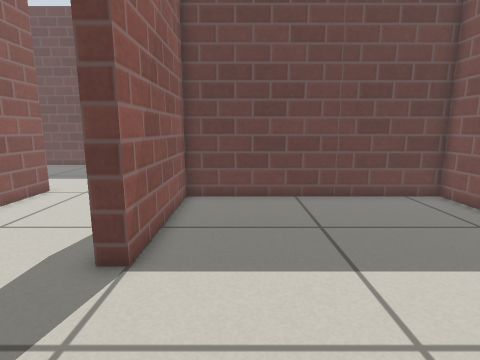
View 1 (above)

16 first-person views from a walk through a robot-simulator world made for Gazebo. The camera is 0.6 m above the floor, tilts 10° down and sees 80° across. The floor is counted in squares, 0.2 m on a side. Each view is taken from the middle of a square. On the plan, view 1 faces up. The plan holds only what a view shows up to about 20 squares ahead; the rest is blank. Gazebo's built-in surfaces are drawn with simple patterns.

View 2
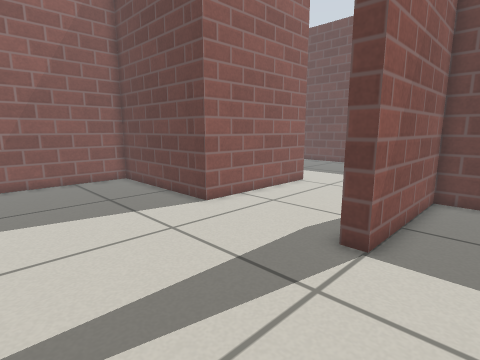

View 3
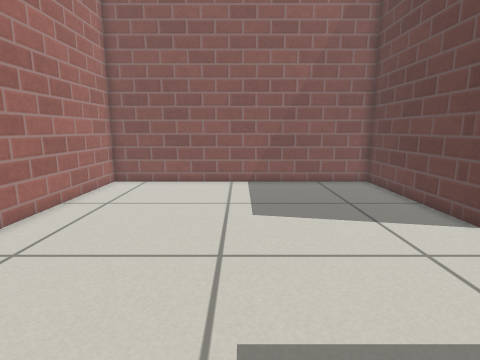

View 4
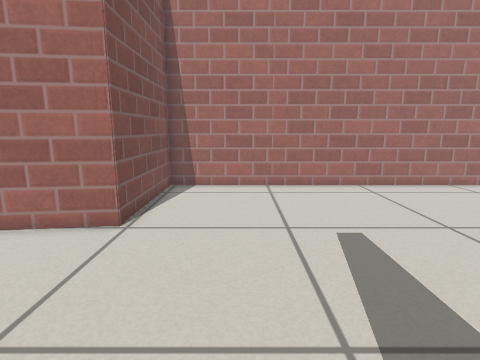

View 5
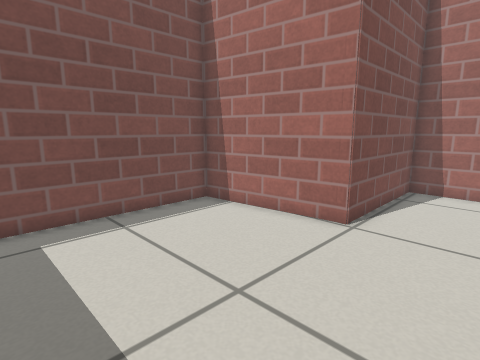

View 6
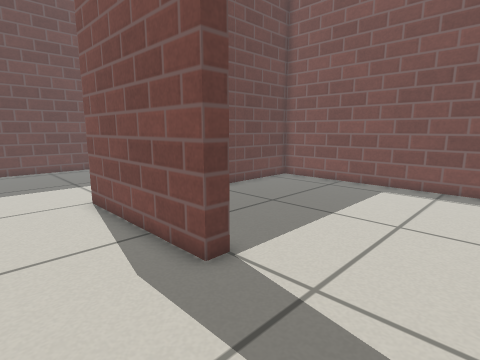

View 7
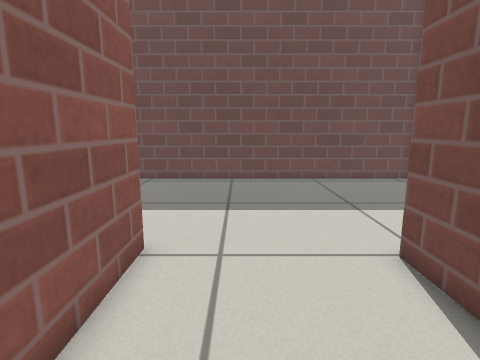

View 8
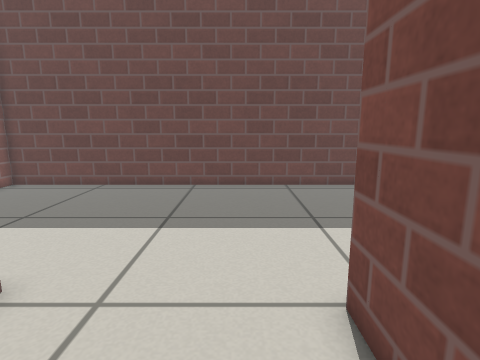

View 9
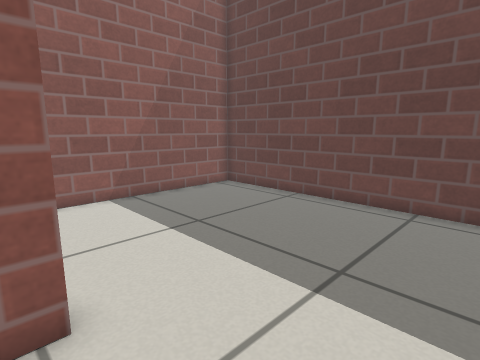

View 10
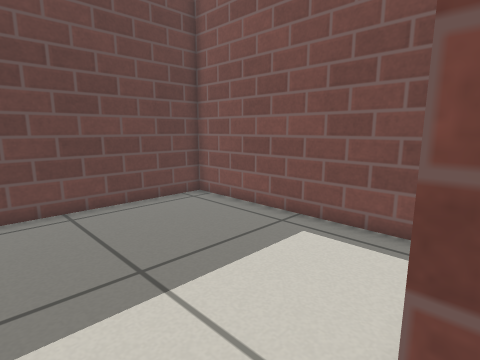

View 11
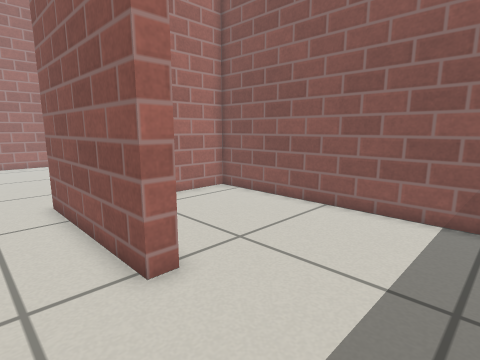

View 12
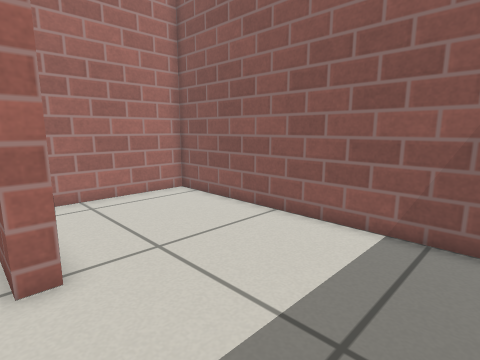

View 13
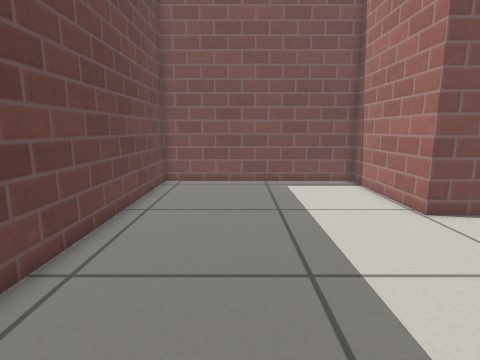

View 14
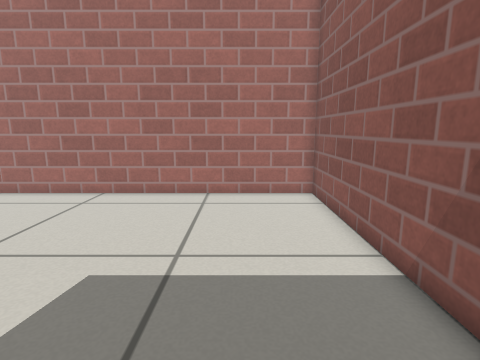

View 15
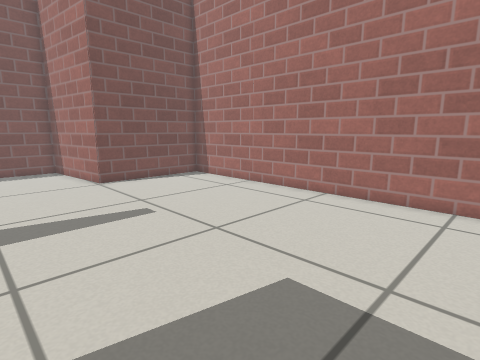

View 16
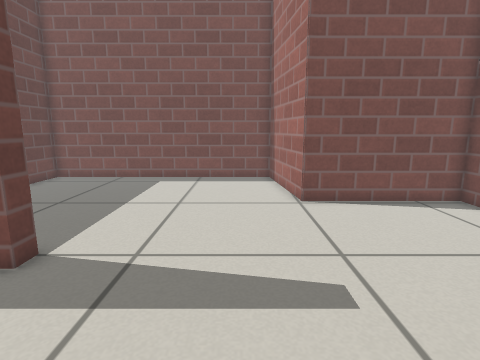

### Floor plan
Points are (right, up) in squares from view 1. A wall is a line through its corners. A room is listed if a view was taken in it or the views show most of it. See-through windows are left out.
Room 1 (views 1, 2, 3, 4, 5, 6, 7, 8, 9, 10, 14, 15, 16)
walls: (-3.2, 5.9) (-3.2, 13.4); (-2.4, 5.9) (-3.2, 5.9); (2.7, -1.6) (9, -0.9) (9, 12.7) (-2.4, 12.7) (-2.4, 5.9); (2.8, -2) (2.7, -1.6) (3.2, -1.6); (-9.4, 13.9) (-9.4, 6.4) (-17.5, 6.4) (-17.5, -8.3) (2.8, -8.3) (2.8, -1.6)
ways out: opening at (-6, 13.9) to room 2
Room 2 (views 11, 12, 13)
walls: (-10.2, 13.9) (-9.4, 13.9); (-3.2, 13.4) (3.6, 13.4) (3.6, 24.4) (-17.5, 24.4) (-17.5, 7.2) (-11.5, 7.2)
ways out: opening at (-6, 13.9) to room 1

Positions as (right, up) in squares from view 1, and headings:
1: (0, 0), facing up
2: (0, -1), facing up-left
3: (-1, -1), facing left
4: (-1, 7), facing down
5: (-1, 7), facing down-right
6: (-7, 1), facing up-right
7: (-7, 7), facing up
8: (-5, 9), facing up
9: (-5, 13), facing up-left
10: (-5, 13), facing up-right
11: (-7, 19), facing down-left
12: (-9, 20), facing down-left
13: (-13, 20), facing right
14: (-14, 5), facing down
15: (-14, 4), facing down-right
16: (-9, 1), facing right
